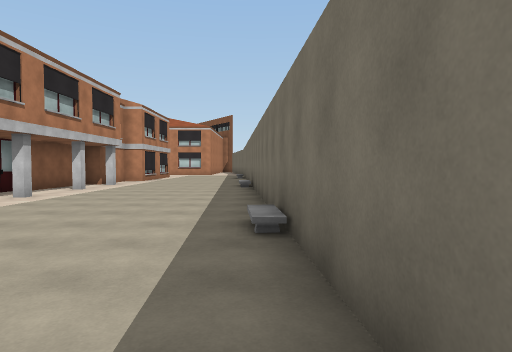
View 1 (above)

16 first-person views from a walk through a Unity game level. The camera is 1.5 m above the floor, tilts 2° down and sees 75° across. Doors are open. The floor is counted in squares, 2 m on a side. Each view is taken from the middle of a square. On the plan, view 1 faces up. The plan holds only what a view shows up to about 11 squares ahead; the rest is blank. The place goes on beyond the plan. The player is left out.

View 2
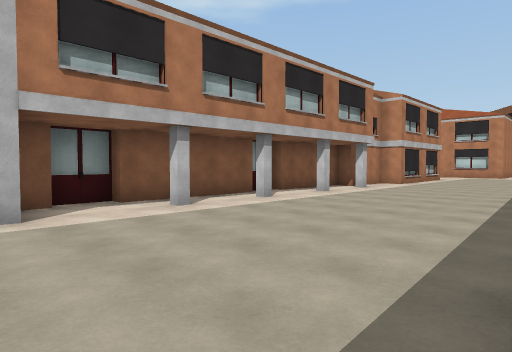

View 3
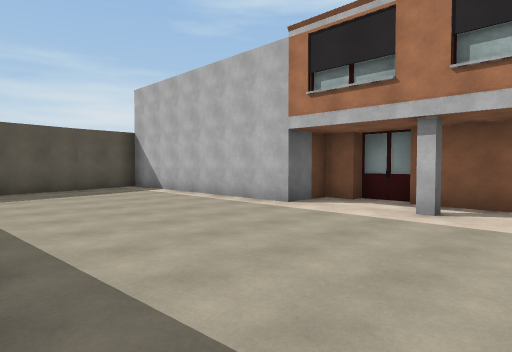

View 4
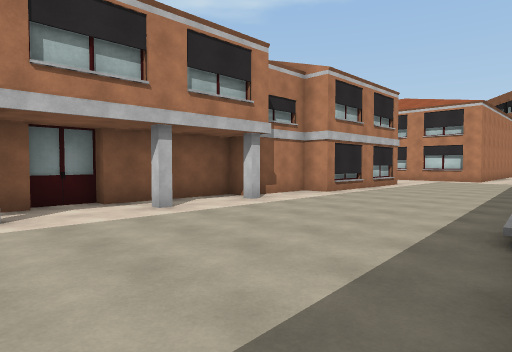

View 5
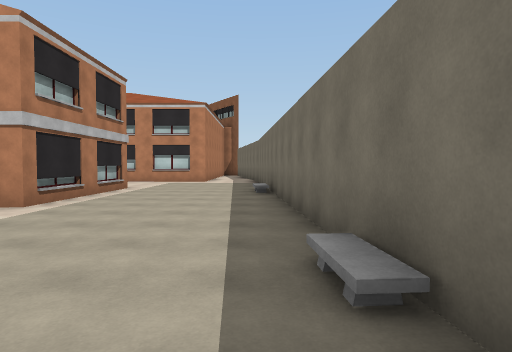

View 6
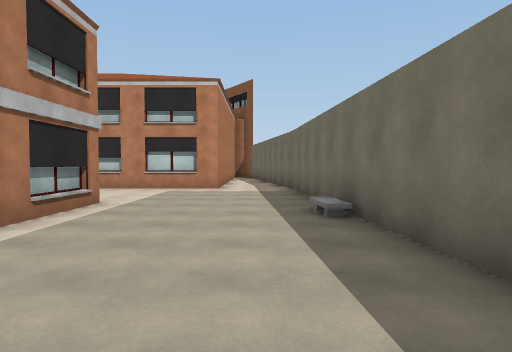

View 7
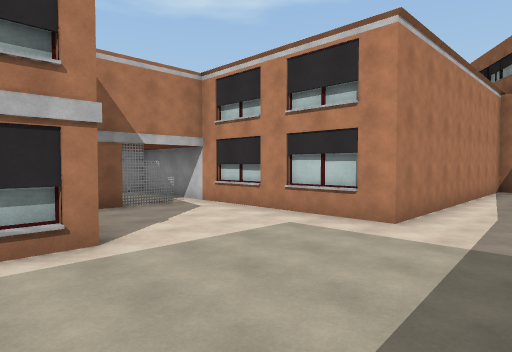

View 8
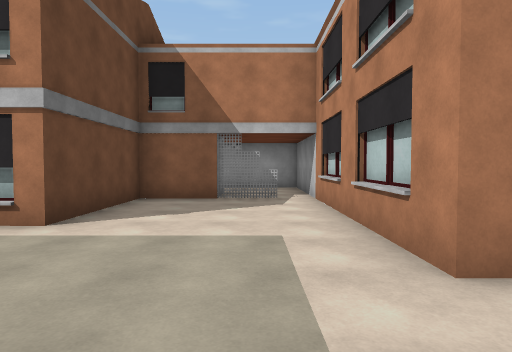

View 9
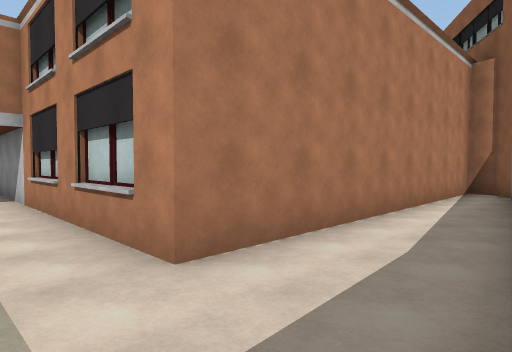

View 10
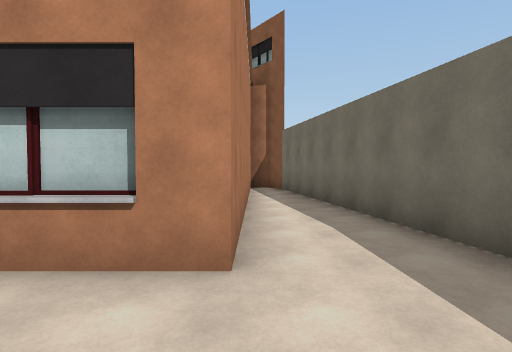

View 11
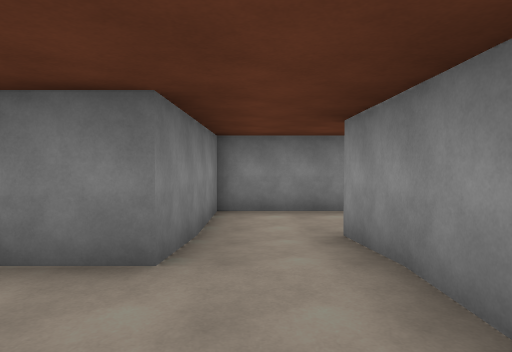

View 12
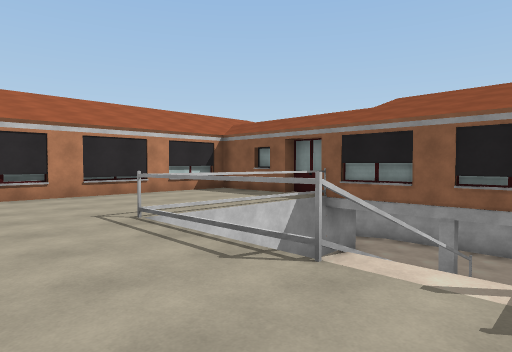

View 13
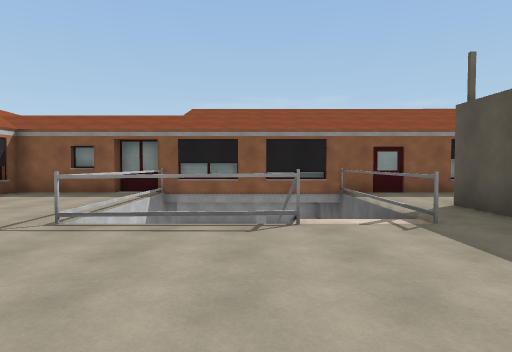

View 14
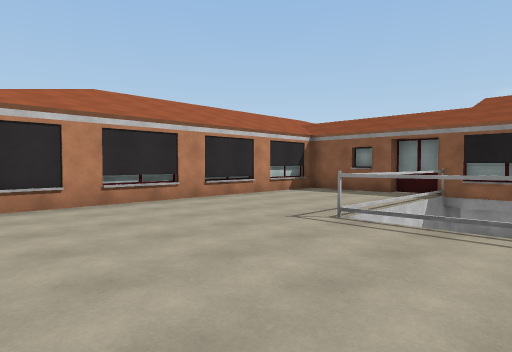

View 15
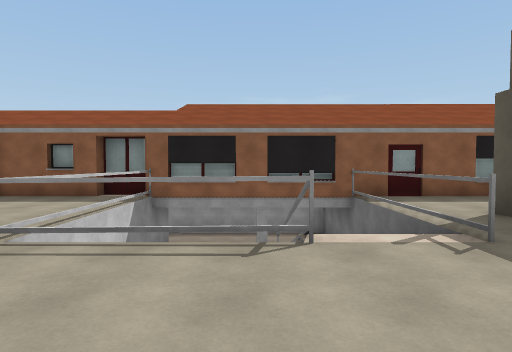

View 16
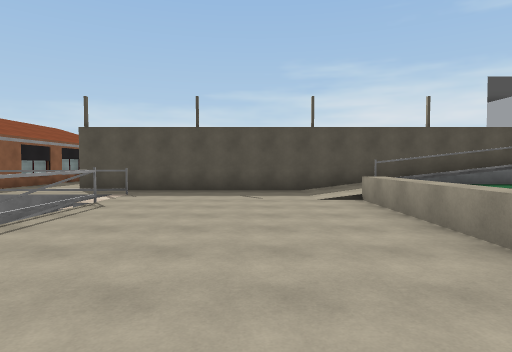

### Floor plan
Key: @ floor where view 1 was taken; # wall or solid block; . main floor; : floor 0.25 m higher than the main floor; + floor 3.25 m higher than the main floor; * floor 3.5 m higher than the main floor; % floor 3.75 m higher than the main floor; & floor 4 m higher than the main floor; $ floor 4.5 m higher than the main floor; / step, stairs or slope; v drop or lower ground; B building.
Columns run from 27 left of view 1 to 1 right of it. Each row starts with its distance up from view 1.
 32                         ##
 31                         .#
 30                         .#
 29                         ..#
 28                         ..#
 27                         ..#
 26                         ..#
 25                         ..#
 24       ##################..#
 23       ++++++++##..........#
 22      +++++++++##...#.......#
 21     ++++++++++##.###.......#
 20    /++++++++++##:##........#
 19    /++++++vv:::::######....#
 18    /++++++     ::#    #.../#
 17    /++++++v   #::#    #....#
 16     /+++++/////::#    #....#
 15    %/+++++/////::#   ##....#
 14 $/&%*+++++++++####   #.....#
 13 ############++#     ##.....#
 12             ++#     #.#....#
 11               #     #......#
 10                     #.#....#
  9                     #......#
  8                     #.#....#
  7                     #.......#
  6                     #.......#
  5                     #.#.....#
  4                     #....../#
  3                     #.......#
  2                      BB.....#
  1                       B.....#
  0                       B....@
 -1                       B....
 -2                       B....
 -3                       B...#
 -4                       B###

Where each view was taken, in squares from view 1:
view 1: 0 up, 0 right, facing up
view 2: 2 up, 0 right, facing up-left
view 3: 7 up, 0 right, facing down-left
view 4: 7 up, 0 right, facing up-left
view 5: 9 up, 1 left, facing up
view 6: 13 up, 2 left, facing up
view 7: 18 up, 1 left, facing up-left
view 8: 22 up, 1 left, facing left
view 9: 22 up, 1 left, facing up-left
view 10: 21 up, 3 left, facing up
view 11: 17 up, 11 left, facing up
view 12: 15 up, 20 left, facing up-right
view 13: 17 up, 22 left, facing right
view 14: 17 up, 22 left, facing up-right
view 15: 17 up, 21 left, facing right
view 16: 23 up, 21 left, facing down
